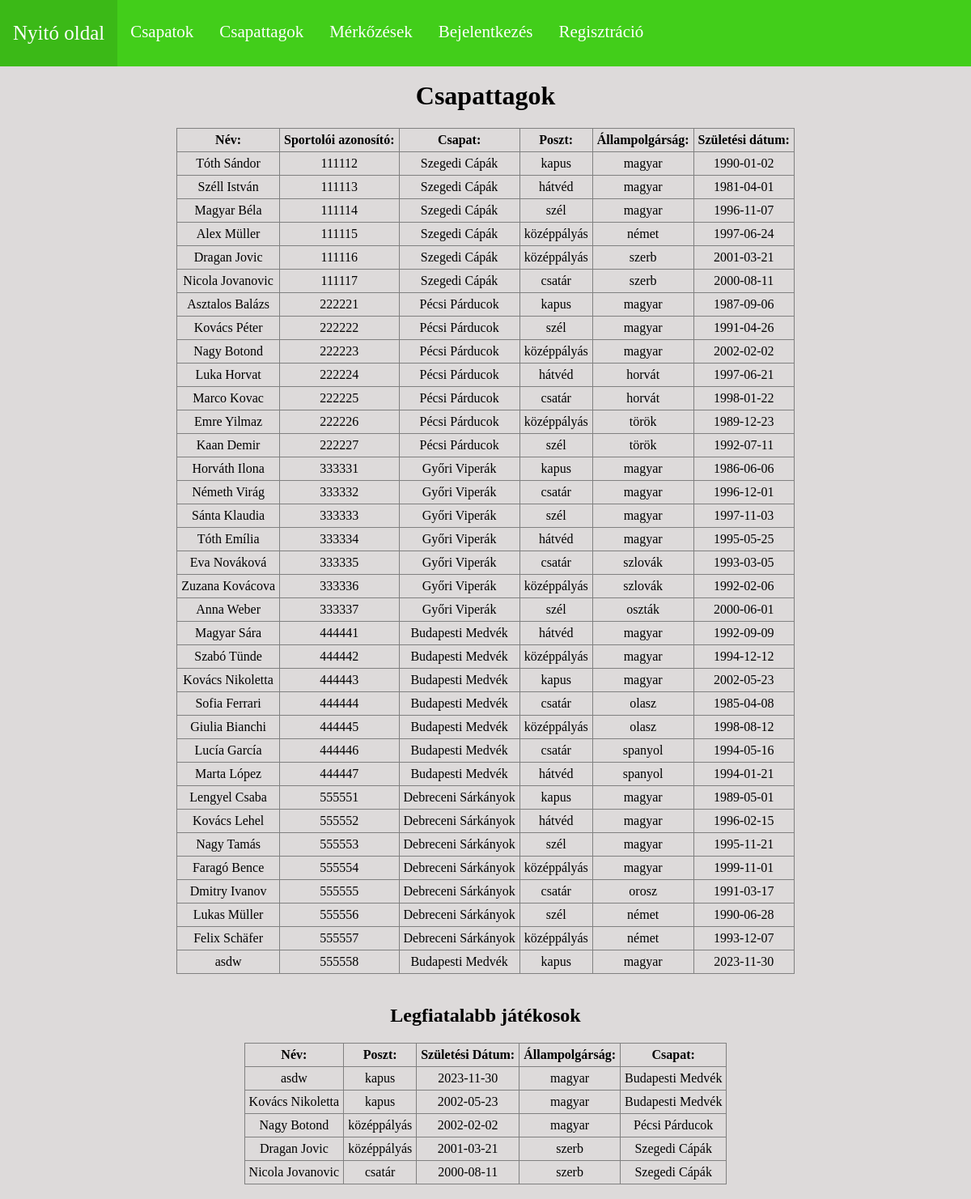
/Tagok.php, run on the app's committed database.
### tables this page shows
CREATE TABLE `tag` (
  `sportoloid` int(6) NOT NULL,
  `nev` varchar(100) NOT NULL,
  `szuletesidatum` date NOT NULL,
  `allampolgarsag` varchar(50) NOT NULL,
  `poszt` varchar(50) NOT NULL,
  `csapatid` int(5) NOT NULL
);

CREATE TABLE `csapat` (
  `csapatid` int(5) NOT NULL,
  `nev` varchar(100) NOT NULL,
  `varos` varchar(100) NOT NULL,
  `alapitaseve` int(4) NOT NULL
);

### kezelofgvk.php (called while the page is built, shortened)
<?php
function felhasznalo_csatlakozas(){
    $conn = mysqli_connect('localhost', 'root', '') or die ("Hibás csatlakozás!");
    mysqli_query($conn, 'SET NAMES UTF8');
    mysqli_query($conn, 'SET character_set_results=utf8');
    mysqli_set_charset($conn, 'utf8');
    return $conn;
}
function tagok_leker(){
    if(!($conn = felhasznalo_csatlakozas())){
        return false;
    }
    $result = mysqli_query($conn, "SELECT csapat.nev AS csp, tag.nev AS spnev, tag.sportoloid AS id, tag.poszt AS spposzt, tag.allampolgarsag AS spnat, tag.szuletesidatum AS spszul FROM csapat, tag WHERE csapat.csapatid = tag.csapatid");
    return $result;
}
function legfiatalabb_tagok (){
    if(!($conn = felhasznalo_csatlakozas())){
        return false;
    }
    $result = mysqli_query($conn, "SELECT tag.nev AS nev, tag.poszt, tag.szuletesidatum, tag.allampolgarsag, csapat.nev AS csapatnev FROM tag, csapat WHERE tag.csapatid = csapat.csapatid ORDER BY tag.szuletesidatum DESC LIMIT 5;");
    return $result;
}
?>

### Tagok.php (the view, shortened to what this page needs)
<?php
include_once "kezelofgvk.php";
?>
<!DOCTYPE html>
<html lang="hu">
<head>
    <link rel="stylesheet" type="text/css" href="css/media.css">
</head>
<body>
<header>
    <nav>
        <ul class="navigation">
            <li><a href="Index.php" target="_self">Nyitó oldal</a></li>
            <li><a href="Csapatok.php" target="_self">Csapatok</a></li>
            <li><a href="Tagok.php" target="_self">Csapattagok</a></li>
            <li><a href="Merkozesek.php" target="_self">Mérkőzések</a></li>
            <?php if(!(isset($_SESSION["user"]))){?>
            <li><a href="Bejelentkezes.php" target="_self">Bejelentkezés</a></li>
            <li><a href="Regisztracio.php" target="_self">Regisztráció</a></li>
            <?php }else{ ?>
            <li><a href="Kijeletkezes.php" target="_self">Kijelentkezés</a></li>
            <?php } ?>
        </ul>
    </nav>
</header>
<h1>Csapattagok</h1>
<div>
    <table>
        <tr>
            <th>Név:</th>
            <th>Sportolói azonosító:</th>
            <th>Csapat:</th>
            <th>Poszt:</th>
            <th>Állampolgárság:</th>
            <th>Születési dátum:</th>
        </tr>
        <?php
        $tagok = tagok_leker();
        while($sor = mysqli_fetch_assoc($tagok)){
            echo '<form action="Tagok.php" method="post">';
            echo '<tr>';
            echo '<td>'. $sor["spnev"] .'</td>';
            echo '<td>'.  $sor["id"] .'</td>';
            echo '<td>'. $sor["csp"] . '</td>';
            echo '<td>'. $sor["spposzt"] .'</td>';
            echo '<td>'. $sor["spnat"] .'</td>';
            echo '<td>'. $sor["spszul"] .'</td>';
            echo '</tr>';
            echo '</form>';
        }
        ?>
    </table>
</div><br>
<h2>Legfiatalabb játékosok</h2>
<div>
    <table>
        <tr>
            <th>Név:</th>
            <th>Poszt:</th>
            <th>Születési Dátum:</th>
            <th>Állampolgárság:</th>
            <th>Csapat:</th>
        </tr>
        <?php
        $fiatalok = legfiatalabb_tagok();
        while ($fiatal = mysqli_fetch_assoc($fiatalok)){
            echo '<tr>';
            echo '<td>'. $fiatal["nev"] .'</td>';
            echo '<td>'. $fiatal["poszt"] .'</td>';
            echo '<td>'. $fiatal["szuletesidatum"] .'</td>';
            echo '<td>'. $fiatal["allampolgarsag"] .'</td>';
            echo '<td>'. $fiatal["csapatnev"] .'</td>';
            echo '</tr>';
        }
        ?>
    </table>
</div><br>
</body>
</html>

### css/media.css (style rules this page uses)
* { box-sizing: border-box; }
html { font-size: 16px; }
body { background:#dddada fixed; font-family: Georgia, Times, "Times New Roman", serif; margin:0; margin-top:100px; }
.navigation li:first-child { color:rgba(255,255,255,.5); font-size:25px; border-top:none; }
nav { background: #42CE1A; font-size:21px; position: fixed; width: 100%; top:0; }
nav ul { margin:0; padding:0; list-style: none; }
nav ul li { float:left; }
nav a { text-decoration: none; padding: 1.7rem 1rem; display: block; color:white; }
nav::after { content:''; clear: both; display:table }
div { max-width: 1200px; margin:0 auto; width:95%; text-align: center; }
table { border: 1px solid gray; margin: 0 auto; border-collapse: collapse; box-sizing: border-box; }
th,td { border: 1px solid gray; vertical-align: center; text-align: center; padding: 5px; }
h1, h2, h3, p { text-align: center; }

### data on the page
tag: nev "Tóth Sándor", sportoloid "111112", csapatid.nev "Szegedi Cápák", poszt "kapus", allampolgarsag "magyar", szuletesidatum "1990-01-02"
tag: nev "Széll István", sportoloid "111113", csapatid.nev "Szegedi Cápák", poszt "hátvéd", allampolgarsag "magyar", szuletesidatum "1981-04-01"
tag: nev "Magyar Béla", sportoloid "111114", csapatid.nev "Szegedi Cápák", poszt "szél", allampolgarsag "magyar", szuletesidatum "1996-11-07"
tag: nev "Alex Müller", sportoloid "111115", csapatid.nev "Szegedi Cápák", poszt "középpályás", allampolgarsag "német", szuletesidatum "1997-06-24"
tag: nev "Dragan Jovic", sportoloid "111116", csapatid.nev "Szegedi Cápák", poszt "középpályás", allampolgarsag "szerb", szuletesidatum "2001-03-21"
tag: nev "Nicola Jovanovic", sportoloid "111117", csapatid.nev "Szegedi Cápák", poszt "csatár", allampolgarsag "szerb", szuletesidatum "2000-08-11"
tag: nev "Asztalos Balázs", sportoloid "222221", csapatid.nev "Pécsi Párducok", poszt "kapus", allampolgarsag "magyar", szuletesidatum "1987-09-06"
tag: nev "Kovács Péter", sportoloid "222222", csapatid.nev "Pécsi Párducok", poszt "szél", allampolgarsag "magyar", szuletesidatum "1991-04-26"
tag: nev "Nagy Botond", sportoloid "222223", csapatid.nev "Pécsi Párducok", poszt "középpályás", allampolgarsag "magyar", szuletesidatum "2002-02-02"
tag: nev "Luka Horvat", sportoloid "222224", csapatid.nev "Pécsi Párducok", poszt "hátvéd", allampolgarsag "horvát", szuletesidatum "1997-06-21"
tag: nev "Marco Kovac", sportoloid "222225", csapatid.nev "Pécsi Párducok", poszt "csatár", allampolgarsag "horvát", szuletesidatum "1998-01-22"
tag: nev "Emre Yilmaz", sportoloid "222226", csapatid.nev "Pécsi Párducok", poszt "középpályás", allampolgarsag "török", szuletesidatum "1989-12-23"
tag: nev "Kaan Demir", sportoloid "222227", csapatid.nev "Pécsi Párducok", poszt "szél", allampolgarsag "török", szuletesidatum "1992-07-11"
tag: nev "Horváth Ilona", sportoloid "333331", csapatid.nev "Győri Viperák", poszt "kapus", allampolgarsag "magyar", szuletesidatum "1986-06-06"
tag: nev "Németh Virág", sportoloid "333332", csapatid.nev "Győri Viperák", poszt "csatár", allampolgarsag "magyar", szuletesidatum "1996-12-01"
tag: nev "Sánta Klaudia", sportoloid "333333", csapatid.nev "Győri Viperák", poszt "szél", allampolgarsag "magyar", szuletesidatum "1997-11-03"
tag: nev "Tóth Emília", sportoloid "333334", csapatid.nev "Győri Viperák", poszt "hátvéd", allampolgarsag "magyar", szuletesidatum "1995-05-25"
tag: nev "Eva Nováková", sportoloid "333335", csapatid.nev "Győri Viperák", poszt "csatár", allampolgarsag "szlovák", szuletesidatum "1993-03-05"
tag: nev "Zuzana Kovácova", sportoloid "333336", csapatid.nev "Győri Viperák", poszt "középpályás", allampolgarsag "szlovák", szuletesidatum "1992-02-06"
tag: nev "Anna Weber", sportoloid "333337", csapatid.nev "Győri Viperák", poszt "szél", allampolgarsag "oszták", szuletesidatum "2000-06-01"
tag: nev "Magyar Sára", sportoloid "444441", csapatid.nev "Budapesti Medvék", poszt "hátvéd", allampolgarsag "magyar", szuletesidatum "1992-09-09"
tag: nev "Szabó Tünde", sportoloid "444442", csapatid.nev "Budapesti Medvék", poszt "középpályás", allampolgarsag "magyar", szuletesidatum "1994-12-12"
tag: nev "Kovács Nikoletta", sportoloid "444443", csapatid.nev "Budapesti Medvék", poszt "kapus", allampolgarsag "magyar", szuletesidatum "2002-05-23"
tag: nev "Sofia Ferrari", sportoloid "444444", csapatid.nev "Budapesti Medvék", poszt "csatár", allampolgarsag "olasz", szuletesidatum "1985-04-08"
tag: nev "Giulia Bianchi", sportoloid "444445", csapatid.nev "Budapesti Medvék", poszt "középpályás", allampolgarsag "olasz", szuletesidatum "1998-08-12"
tag: nev "Lucía García", sportoloid "444446", csapatid.nev "Budapesti Medvék", poszt "csatár", allampolgarsag "spanyol", szuletesidatum "1994-05-16"
tag: nev "Marta López", sportoloid "444447", csapatid.nev "Budapesti Medvék", poszt "hátvéd", allampolgarsag "spanyol", szuletesidatum "1994-01-21"
tag: nev "Lengyel Csaba", sportoloid "555551", csapatid.nev "Debreceni Sárkányok", poszt "kapus", allampolgarsag "magyar", szuletesidatum "1989-05-01"
tag: nev "Kovács Lehel", sportoloid "555552", csapatid.nev "Debreceni Sárkányok", poszt "hátvéd", allampolgarsag "magyar", szuletesidatum "1996-02-15"
tag: nev "Nagy Tamás", sportoloid "555553", csapatid.nev "Debreceni Sárkányok", poszt "szél", allampolgarsag "magyar", szuletesidatum "1995-11-21"
tag: nev "Faragó Bence", sportoloid "555554", csapatid.nev "Debreceni Sárkányok", poszt "középpályás", allampolgarsag "magyar", szuletesidatum "1999-11-01"
tag: nev "Dmitry Ivanov", sportoloid "555555", csapatid.nev "Debreceni Sárkányok", poszt "csatár", allampolgarsag "orosz", szuletesidatum "1991-03-17"
tag: nev "Lukas Müller", sportoloid "555556", csapatid.nev "Debreceni Sárkányok", poszt "szél", allampolgarsag "német", szuletesidatum "1990-06-28"
tag: nev "Felix Schäfer", sportoloid "555557", csapatid.nev "Debreceni Sárkányok", poszt "középpályás", allampolgarsag "német", szuletesidatum "1993-12-07"
tag: nev "asdw", sportoloid "555558", csapatid.nev "Budapesti Medvék", poszt "kapus", allampolgarsag "magyar", szuletesidatum "2023-11-30"
